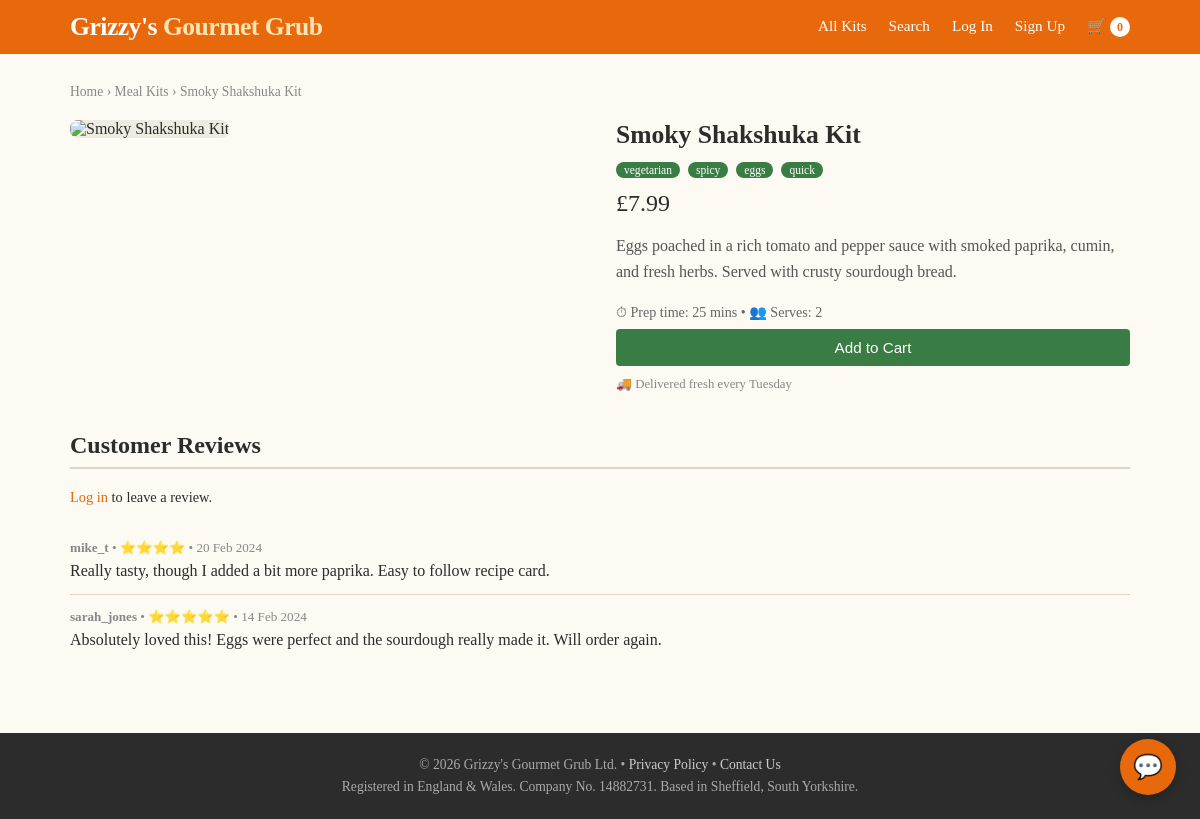
The app's page /website/public/product.php?id=1 with its own data.
### tables this page shows
CREATE TABLE IF NOT EXISTS products (
    id          INT AUTO_INCREMENT PRIMARY KEY,
    name        VARCHAR(120) NOT NULL,
    description TEXT,
    price       DECIMAL(8,2) NOT NULL,
    image       VARCHAR(120) DEFAULT 'default.jpg',
    category    VARCHAR(60)  DEFAULT 'Other',
    tags        VARCHAR(200) DEFAULT '',
    prep_time   VARCHAR(40)  DEFAULT '30 mins',
    in_stock    TINYINT(1)   DEFAULT 1,
    featured    TINYINT(1)   DEFAULT 0
);

CREATE TABLE IF NOT EXISTS reviews (
    id         INT AUTO_INCREMENT PRIMARY KEY,
    product_id INT  NOT NULL,
    user_id    INT  NOT NULL,
    rating     TINYINT(1) DEFAULT 3,
    content    TEXT,
    created_at DATETIME NOT NULL,
    FOREIGN KEY (product_id) REFERENCES products(id),
    FOREIGN KEY (user_id)    REFERENCES users(id)
);

CREATE TABLE IF NOT EXISTS users (
    id         INT AUTO_INCREMENT PRIMARY KEY,
    username   VARCHAR(80)  NOT NULL,
    email      VARCHAR(180) NOT NULL UNIQUE,
    password   VARCHAR(64)  NOT NULL,
    avatar     VARCHAR(120) DEFAULT NULL,
    created_at DATETIME     NOT NULL
);

### website/config/db.php (called while the page is built, shortened)
<?php
function current_user() {
    return null;
}

### website/public/product.php (the view, shortened to what this page needs)
<?php
require_once __DIR__ . '/../config/db.php';
$db = get_db();
$id = (int)($_GET['id'] ?? 0);
$r = $db->query("SELECT * FROM products WHERE id = $id AND in_stock = 1");
if (!$r || !($p = $r->fetch_assoc())) { header('Location: /products.php'); exit; }
$reviews = $db->query("SELECT r.*, u.username FROM reviews r JOIN users u ON r.user_id = u.id WHERE r.product_id = $id ORDER BY r.created_at DESC");
?>
<!DOCTYPE html>
<html lang="en">
<head>
<link rel="stylesheet" href="/assets/style.css">
</head>
<body>
<?php include __DIR__ . '/partials/header.php'; ?>
<main>
  <div class="breadcrumb"><a href="/">Home</a> › <a href="/products.php">Meal Kits</a> › <?= htmlspecialchars($p['name']) ?></div>
  <div class="product-detail">
    <div>
      <img src="/assets/food/<?= htmlspecialchars($p['image']) ?>" onerror="this.src='/assets/food/default.jpg'" alt="<?= htmlspecialchars($p['name']) ?>">
    </div>
    <div>
      <h1 style="font-size:1.6rem;margin-bottom:10px"><?= htmlspecialchars($p['name']) ?></h1>
      <div class="tags" style="margin-bottom:12px">
        <?php foreach (explode(',', $p['tags'] ?? '') as $t): $t = trim($t); if ($t): ?>
          <span class="badge"><?= htmlspecialchars($t) ?></span>
        <?php endif; endforeach; ?>
      </div>
      <div class="price" style="font-size:1.5rem;margin-bottom:16px">£<?= number_format($p['price'], 2) ?></div>
      <p style="color:#555;margin-bottom:20px;line-height:1.6"><?= htmlspecialchars($p['description']) ?></p>
      <p style="font-size:0.88rem;color:#666;margin-bottom:8px">⏱ Prep time: <?= htmlspecialchars($p['prep_time'] ?? '30 mins') ?> &bull; 👥 Serves: 2</p>
      <form method="post">
        <button type="submit" class="btn btn-green" style="width:100%">Add to Cart</button>
      </form>
      <p style="font-size:0.8rem;color:#888;margin-top:10px">🚚 Delivered fresh every Tuesday</p>
    </div>
  </div>
  <div style="margin-top:40px">
    <h2 class="section-title">Customer Reviews</h2>
    <?php if ($user): ?>
    <div style="background:#fff;border:1px solid var(--border);border-radius:8px;padding:20px;margin-bottom:24px">
      <h3 style="margin-bottom:12px;font-size:1rem">Leave a Review</h3>
      <form action="/review.php" method="post">
        <input type="hidden" name="product_id" value="<?= $id ?>">
        <div class="form-group">
          <label>Rating</label>
          <select name="rating">
            <option value="5">⭐⭐⭐⭐⭐ Excellent</option>
            <option value="4">⭐⭐⭐⭐ Good</option>
            <option value="3">⭐⭐⭐ OK</option>
            <option value="2">⭐⭐ Poor</option>
            <option value="1">⭐ Terrible</option>
          </select>
        </div>
        <div class="form-group">
          <label>Your review</label>
          <textarea name="content" rows="3" placeholder="Tell us what you thought..."></textarea>
        </div>
        <button type="submit" class="btn btn-sm">Submit Review</button>
      </form>
    </div>
    <?php else: ?>
      <p style="margin-bottom:20px;font-size:0.9rem"><a href="/login.php">Log in</a> to leave a review.</p>
    <?php endif; ?>
    <?php while ($rv = $reviews->fetch_assoc()): ?>
    <div class="review">
      <div class="meta">
        <strong><?= htmlspecialchars($rv['username']) ?></strong> &bull;
        <span class="stars"><?= str_repeat('⭐', (int)$rv['rating']) ?></span> &bull;
        <?= date('j M Y', strtotime($rv['created_at'])) ?>
      </div>
      <p><?= $rv['content'] ?></p>
    </div>
    <?php endwhile; ?>
  </div>
</main>
<?php include __DIR__ . '/partials/footer.php'; ?>
<?php include __DIR__ . '/partials/chat.php'; ?>
</body>
</html>

### website/public/assets/style.css (style rules this page uses)
:root { --orange: #e8690b; --green: #3a7d44; --light: #fdf9f3; --dark: #2c2c2c; --gray: #888; --border: #e0d5c5; }
* { box-sizing: border-box; margin: 0; padding: 0; }
body { font-family: Georgia, serif; background: var(--light); color: var(--dark); }
a { color: var(--orange); text-decoration: none; }
.btn { display: inline-block; background: var(--orange); color: #fff; padding: 10px 22px; border: none; border-radius: 4px; cursor: pointer; font-size: 0.95rem; }
.btn-green { background: var(--green); }
main { max-width: 1100px; margin: 0 auto; padding: 30px 20px; }
.section-title { font-size: 1.5rem; margin-bottom: 20px; color: var(--dark); border-bottom: 2px solid var(--border); padding-bottom: 8px; }
.badge { display: inline-block; background: var(--green); color: #fff; font-size: 0.72rem; padding: 2px 8px; border-radius: 12px; margin-right: 4px; }
.stars { color: #f5a623; }
.review { border-bottom: 1px solid var(--border); padding: 14px 0; }
.review:last-child { border-bottom: none; }
.review .meta { font-size: 0.82rem; color: var(--gray); margin-bottom: 6px; }
.breadcrumb { font-size: 0.85rem; color: var(--gray); margin-bottom: 20px; }
.breadcrumb a { color: var(--gray); }
.product-detail { display: grid; grid-template-columns: 1fr 1fr; gap: 32px; }
.product-detail img { width: 100%; border-radius: 8px; object-fit: cover; max-height: 380px; background: #f0ebe0; }

### records on screen
products: name "Smoky Shakshuka Kit", tags "vegetarian", tags "spicy", tags "eggs", tags "quick", price "7.99", description "Eggs poached in a rich tomato and pepper sauce with smoked paprika, cumin, and fresh herbs. Served with crusty sourdough bread.", prep_time "25 mins"
reviews: user.username "mike_t", rating "⭐⭐⭐⭐", created_at "20 Feb 2024", content "Really tasty, though I added a bit more paprika. Easy to follow recipe card."
reviews: user.username "sarah_jones", rating "⭐⭐⭐⭐⭐", created_at "14 Feb 2024", content "Absolutely loved this! Eggs were perfect and the sourdough really made it. Will order again."

### other values on screen
$cart_count "0"
